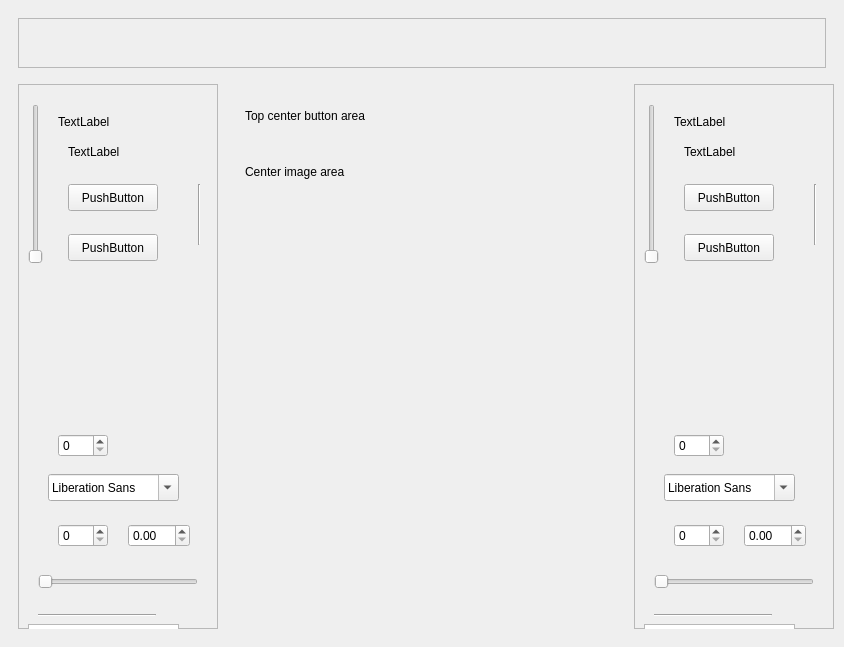
<?xml version="1.0" encoding="UTF-8"?>
<ui version="4.0">
 <class>MainWindow</class>
 <widget class="QMainWindow" name="MainWindow">
  <property name="geometry">
   <rect>
    <x>0</x>
    <y>0</y>
    <width>844</width>
    <height>647</height>
   </rect>
  </property>
  <property name="windowTitle">
   <string>MainWindow</string>
  </property>
  <widget class="QWidget" name="centralwidget">
   <layout class="QGridLayout" name="gridLayout">
    <item row="0" column="0" colspan="3">
     <widget class="QStackedWidget" name="stackedWidgetCenter_3">
      <property name="minimumSize">
       <size>
        <width>0</width>
        <height>60</height>
       </size>
      </property>
      <property name="maximumSize">
       <size>
        <width>16777215</width>
        <height>60</height>
       </size>
      </property>
      <property name="currentIndex">
       <number>0</number>
      </property>
      <widget class="QWidget" name="page_9">
       <layout class="QVBoxLayout" name="verticalLayout_4">
        <item>
         <widget class="QFrame" name="frame">
          <property name="minimumSize">
           <size>
            <width>0</width>
            <height>50</height>
           </size>
          </property>
          <property name="maximumSize">
           <size>
            <width>16777215</width>
            <height>50</height>
           </size>
          </property>
          <property name="frameShape">
           <enum>QFrame::StyledPanel</enum>
          </property>
          <property name="frameShadow">
           <enum>QFrame::Raised</enum>
          </property>
         </widget>
        </item>
       </layout>
      </widget>
      <widget class="QWidget" name="page_10">
       <widget class="QLabel" name="label_7">
        <property name="geometry">
         <rect>
          <x>20</x>
          <y>20</y>
          <width>221</width>
          <height>41</height>
         </rect>
        </property>
        <property name="text">
         <string>Top area</string>
        </property>
       </widget>
      </widget>
     </widget>
    </item>
    <item row="1" column="0" rowspan="2">
     <widget class="QStackedWidget" name="stackedWidgetCenter_4">
      <property name="minimumSize">
       <size>
        <width>210</width>
        <height>50</height>
       </size>
      </property>
      <property name="maximumSize">
       <size>
        <width>210</width>
        <height>16777215</height>
       </size>
      </property>
      <property name="currentIndex">
       <number>0</number>
      </property>
      <widget class="QWidget" name="page_13">
       <layout class="QVBoxLayout" name="verticalLayout_6">
        <item>
         <widget class="QFrame" name="frame_3">
          <property name="minimumSize">
           <size>
            <width>200</width>
            <height>0</height>
           </size>
          </property>
          <property name="maximumSize">
           <size>
            <width>200</width>
            <height>16777215</height>
           </size>
          </property>
          <property name="frameShape">
           <enum>QFrame::StyledPanel</enum>
          </property>
          <property name="frameShadow">
           <enum>QFrame::Raised</enum>
          </property>
          <widget class="QLabel" name="labelSnapshotThumbnail_4">
           <property name="geometry">
            <rect>
             <x>30</x>
             <y>220</y>
             <width>131</width>
             <height>91</height>
            </rect>
           </property>
           <property name="text">
            <string/>
           </property>
           <property name="pixmap">
            <pixmap resource="oct_gallery_resources.qrc">:/website/images/oct_gallery/Finger1.png</pixmap>
           </property>
           <property name="scaledContents">
            <bool>true</bool>
           </property>
          </widget>
          <widget class="QPushButton" name="pushButton_4">
           <property name="geometry">
            <rect>
             <x>50</x>
             <y>150</y>
             <width>90</width>
             <height>27</height>
            </rect>
           </property>
           <property name="text">
            <string>PushButton</string>
           </property>
          </widget>
          <widget class="QSpinBox" name="spinBox_3">
           <property name="geometry">
            <rect>
             <x>40</x>
             <y>350</y>
             <width>50</width>
             <height>23</height>
            </rect>
           </property>
          </widget>
          <widget class="QFontComboBox" name="fontComboBox_2">
           <property name="geometry">
            <rect>
             <x>30</x>
             <y>390</y>
             <width>131</width>
             <height>27</height>
            </rect>
           </property>
          </widget>
          <widget class="QSpinBox" name="spinBox_4">
           <property name="geometry">
            <rect>
             <x>40</x>
             <y>440</y>
             <width>50</width>
             <height>23</height>
            </rect>
           </property>
          </widget>
          <widget class="QSlider" name="horizontalSlider_2">
           <property name="geometry">
            <rect>
             <x>20</x>
             <y>490</y>
             <width>160</width>
             <height>16</height>
            </rect>
           </property>
           <property name="orientation">
            <enum>Qt::Horizontal</enum>
           </property>
          </widget>
          <widget class="QSlider" name="verticalSlider_2">
           <property name="geometry">
            <rect>
             <x>10</x>
             <y>20</y>
             <width>16</width>
             <height>160</height>
            </rect>
           </property>
           <property name="orientation">
            <enum>Qt::Vertical</enum>
           </property>
          </widget>
          <widget class="QLabel" name="label_12">
           <property name="geometry">
            <rect>
             <x>40</x>
             <y>30</y>
             <width>59</width>
             <height>15</height>
            </rect>
           </property>
           <property name="text">
            <string>TextLabel</string>
           </property>
          </widget>
          <widget class="QLabel" name="label_13">
           <property name="geometry">
            <rect>
             <x>50</x>
             <y>60</y>
             <width>59</width>
             <height>15</height>
            </rect>
           </property>
           <property name="text">
            <string>TextLabel</string>
           </property>
          </widget>
          <widget class="Line" name="line_3">
           <property name="geometry">
            <rect>
             <x>20</x>
             <y>530</y>
             <width>118</width>
             <height>3</height>
            </rect>
           </property>
           <property name="orientation">
            <enum>Qt::Horizontal</enum>
           </property>
          </widget>
          <widget class="Line" name="line_4">
           <property name="geometry">
            <rect>
             <x>180</x>
             <y>100</y>
             <width>3</width>
             <height>61</height>
            </rect>
           </property>
           <property name="orientation">
            <enum>Qt::Vertical</enum>
           </property>
          </widget>
          <widget class="QTextEdit" name="textEdit_2">
           <property name="geometry">
            <rect>
             <x>10</x>
             <y>540</y>
             <width>151</width>
             <height>31</height>
            </rect>
           </property>
          </widget>
          <widget class="QPlainTextEdit" name="plainTextEdit_2">
           <property name="geometry">
            <rect>
             <x>10</x>
             <y>582</y>
             <width>141</width>
             <height>31</height>
            </rect>
           </property>
          </widget>
          <widget class="QDoubleSpinBox" name="doubleSpinBox_2">
           <property name="geometry">
            <rect>
             <x>110</x>
             <y>440</y>
             <width>62</width>
             <height>23</height>
            </rect>
           </property>
          </widget>
          <widget class="QPushButton" name="pushButton_6">
           <property name="geometry">
            <rect>
             <x>50</x>
             <y>100</y>
             <width>90</width>
             <height>27</height>
            </rect>
           </property>
           <property name="text">
            <string>PushButton</string>
           </property>
          </widget>
         </widget>
        </item>
       </layout>
      </widget>
      <widget class="QWidget" name="page_14">
       <widget class="QLabel" name="label_9">
        <property name="geometry">
         <rect>
          <x>20</x>
          <y>20</y>
          <width>131</width>
          <height>41</height>
         </rect>
        </property>
        <property name="text">
         <string>Left control area</string>
        </property>
       </widget>
      </widget>
     </widget>
    </item>
    <item row="1" column="1">
     <widget class="QStackedWidget" name="stackedWidgetCenter_2">
      <property name="minimumSize">
       <size>
        <width>0</width>
        <height>50</height>
       </size>
      </property>
      <property name="maximumSize">
       <size>
        <width>16777215</width>
        <height>50</height>
       </size>
      </property>
      <property name="currentIndex">
       <number>1</number>
      </property>
      <widget class="QWidget" name="page_7">
       <layout class="QVBoxLayout" name="verticalLayout_3"/>
      </widget>
      <widget class="QWidget" name="page_8">
       <widget class="QLabel" name="label_6">
        <property name="geometry">
         <rect>
          <x>20</x>
          <y>20</y>
          <width>221</width>
          <height>41</height>
         </rect>
        </property>
        <property name="text">
         <string>Top center button area</string>
        </property>
       </widget>
      </widget>
     </widget>
    </item>
    <item row="1" column="2" rowspan="2">
     <widget class="QStackedWidget" name="stackedWidgetCenter_5">
      <property name="minimumSize">
       <size>
        <width>210</width>
        <height>50</height>
       </size>
      </property>
      <property name="maximumSize">
       <size>
        <width>210</width>
        <height>16777215</height>
       </size>
      </property>
      <property name="currentIndex">
       <number>0</number>
      </property>
      <widget class="QWidget" name="page_15">
       <layout class="QVBoxLayout" name="verticalLayout_7">
        <item>
         <widget class="QFrame" name="frame_2">
          <property name="minimumSize">
           <size>
            <width>200</width>
            <height>0</height>
           </size>
          </property>
          <property name="maximumSize">
           <size>
            <width>200</width>
            <height>16777215</height>
           </size>
          </property>
          <property name="frameShape">
           <enum>QFrame::StyledPanel</enum>
          </property>
          <property name="frameShadow">
           <enum>QFrame::Raised</enum>
          </property>
          <widget class="QLabel" name="labelSnapshotThumbnail_2">
           <property name="geometry">
            <rect>
             <x>30</x>
             <y>220</y>
             <width>131</width>
             <height>91</height>
            </rect>
           </property>
           <property name="text">
            <string/>
           </property>
           <property name="pixmap">
            <pixmap resource="oct_gallery_resources.qrc">:/website/images/oct_gallery/Finger1.png</pixmap>
           </property>
           <property name="scaledContents">
            <bool>true</bool>
           </property>
          </widget>
          <widget class="QPushButton" name="pushButton_2">
           <property name="geometry">
            <rect>
             <x>50</x>
             <y>150</y>
             <width>90</width>
             <height>27</height>
            </rect>
           </property>
           <property name="text">
            <string>PushButton</string>
           </property>
          </widget>
          <widget class="QSpinBox" name="spinBox">
           <property name="geometry">
            <rect>
             <x>40</x>
             <y>350</y>
             <width>50</width>
             <height>23</height>
            </rect>
           </property>
          </widget>
          <widget class="QFontComboBox" name="fontComboBox">
           <property name="geometry">
            <rect>
             <x>30</x>
             <y>390</y>
             <width>131</width>
             <height>27</height>
            </rect>
           </property>
          </widget>
          <widget class="QSpinBox" name="spinBox_2">
           <property name="geometry">
            <rect>
             <x>40</x>
             <y>440</y>
             <width>50</width>
             <height>23</height>
            </rect>
           </property>
          </widget>
          <widget class="QSlider" name="horizontalSlider">
           <property name="geometry">
            <rect>
             <x>20</x>
             <y>490</y>
             <width>160</width>
             <height>16</height>
            </rect>
           </property>
           <property name="orientation">
            <enum>Qt::Horizontal</enum>
           </property>
          </widget>
          <widget class="QSlider" name="verticalSlider">
           <property name="geometry">
            <rect>
             <x>10</x>
             <y>20</y>
             <width>16</width>
             <height>160</height>
            </rect>
           </property>
           <property name="orientation">
            <enum>Qt::Vertical</enum>
           </property>
          </widget>
          <widget class="QLabel" name="label_5">
           <property name="geometry">
            <rect>
             <x>40</x>
             <y>30</y>
             <width>59</width>
             <height>15</height>
            </rect>
           </property>
           <property name="text">
            <string>TextLabel</string>
           </property>
          </widget>
          <widget class="QLabel" name="label_11">
           <property name="geometry">
            <rect>
             <x>50</x>
             <y>60</y>
             <width>59</width>
             <height>15</height>
            </rect>
           </property>
           <property name="text">
            <string>TextLabel</string>
           </property>
          </widget>
          <widget class="Line" name="line">
           <property name="geometry">
            <rect>
             <x>20</x>
             <y>530</y>
             <width>118</width>
             <height>3</height>
            </rect>
           </property>
           <property name="orientation">
            <enum>Qt::Horizontal</enum>
           </property>
          </widget>
          <widget class="Line" name="line_2">
           <property name="geometry">
            <rect>
             <x>180</x>
             <y>100</y>
             <width>3</width>
             <height>61</height>
            </rect>
           </property>
           <property name="orientation">
            <enum>Qt::Vertical</enum>
           </property>
          </widget>
          <widget class="QTextEdit" name="textEdit">
           <property name="geometry">
            <rect>
             <x>10</x>
             <y>540</y>
             <width>151</width>
             <height>31</height>
            </rect>
           </property>
          </widget>
          <widget class="QPlainTextEdit" name="plainTextEdit">
           <property name="geometry">
            <rect>
             <x>10</x>
             <y>582</y>
             <width>141</width>
             <height>31</height>
            </rect>
           </property>
          </widget>
          <widget class="QDoubleSpinBox" name="doubleSpinBox">
           <property name="geometry">
            <rect>
             <x>110</x>
             <y>440</y>
             <width>62</width>
             <height>23</height>
            </rect>
           </property>
          </widget>
          <widget class="QPushButton" name="pushButton_5">
           <property name="geometry">
            <rect>
             <x>50</x>
             <y>100</y>
             <width>90</width>
             <height>27</height>
            </rect>
           </property>
           <property name="text">
            <string>PushButton</string>
           </property>
          </widget>
         </widget>
        </item>
       </layout>
      </widget>
      <widget class="QWidget" name="page_16">
       <widget class="QLabel" name="label_10">
        <property name="geometry">
         <rect>
          <x>20</x>
          <y>20</y>
          <width>131</width>
          <height>41</height>
         </rect>
        </property>
        <property name="text">
         <string>Left control area</string>
        </property>
       </widget>
      </widget>
     </widget>
    </item>
    <item row="2" column="1">
     <widget class="QStackedWidget" name="stackedWidgetCenter">
      <property name="currentIndex">
       <number>1</number>
      </property>
      <widget class="QWidget" name="page_3">
       <layout class="QVBoxLayout" name="verticalLayout">
        <item>
         <widget class="QFrame" name="frame_5">
          <property name="frameShape">
           <enum>QFrame::StyledPanel</enum>
          </property>
          <property name="frameShadow">
           <enum>QFrame::Raised</enum>
          </property>
          <layout class="QHBoxLayout" name="horizontalLayout_4">
           <item>
            <widget class="QLabel" name="label_2">
             <property name="sizePolicy">
              <sizepolicy hsizetype="Ignored" vsizetype="Ignored">
               <horstretch>0</horstretch>
               <verstretch>0</verstretch>
              </sizepolicy>
             </property>
             <property name="text">
              <string/>
             </property>
             <property name="textFormat">
              <enum>Qt::AutoText</enum>
             </property>
             <property name="pixmap">
              <pixmap resource="oct_gallery_resources.qrc">:/website/images/oct_gallery/30layerstape_fullsize11.png</pixmap>
             </property>
             <property name="scaledContents">
              <bool>true</bool>
             </property>
            </widget>
           </item>
          </layout>
         </widget>
        </item>
       </layout>
      </widget>
      <widget class="QWidget" name="page_4">
       <widget class="QLabel" name="label">
        <property name="geometry">
         <rect>
          <x>20</x>
          <y>20</y>
          <width>221</width>
          <height>41</height>
         </rect>
        </property>
        <property name="text">
         <string>Center image area</string>
        </property>
       </widget>
      </widget>
     </widget>
    </item>
   </layout>
  </widget>
 </widget>
 <resources>
  <include location="oct_gallery_resources.qrc"/>
 </resources>
 <connections/>
</ui>
